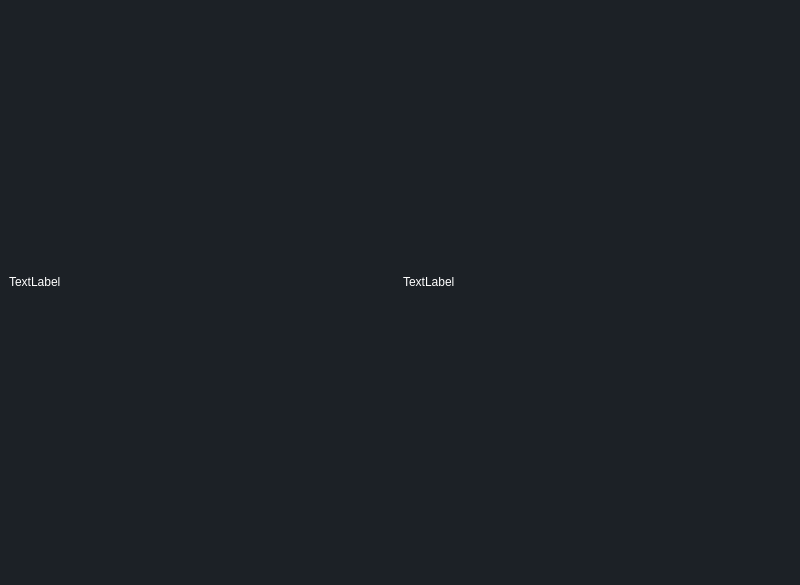
<?xml version="1.0" encoding="UTF-8"?>
<ui version="4.0">
 <class>ViewGraphs</class>
 <widget class="QMainWindow" name="ViewGraphs">
  <property name="geometry">
   <rect>
    <x>0</x>
    <y>0</y>
    <width>800</width>
    <height>585</height>
   </rect>
  </property>
  <property name="windowTitle">
   <string>MainWindow</string>
  </property>
  <property name="styleSheet">
   <string notr="true">background:rgb(28, 33, 38)</string>
  </property>
  <widget class="QWidget" name="centralwidget">
   <layout class="QHBoxLayout" name="horizontalLayout">
    <item>
     <widget class="QLabel" name="label">
      <property name="styleSheet">
       <string notr="true">color:white
</string>
      </property>
      <property name="text">
       <string>TextLabel</string>
      </property>
     </widget>
    </item>
    <item>
     <widget class="QLabel" name="label_2">
      <property name="styleSheet">
       <string notr="true">color:white;</string>
      </property>
      <property name="text">
       <string>TextLabel</string>
      </property>
     </widget>
    </item>
   </layout>
  </widget>
  <widget class="QStatusBar" name="statusbar"/>
 </widget>
 <resources/>
 <connections/>
</ui>
